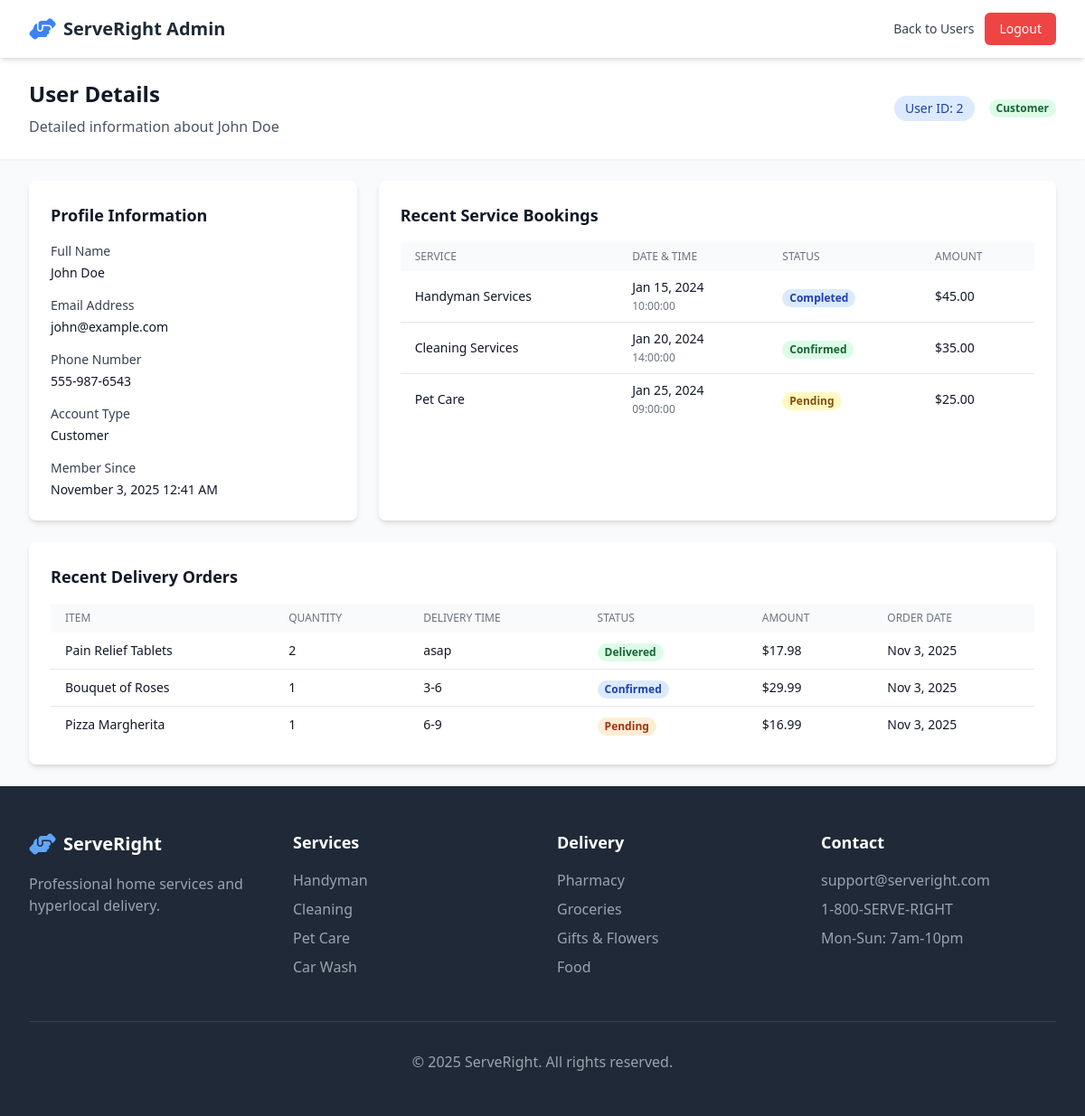
The page /admin_user_details.php?id=2 (signed in) on the database its author committed.
### tables this page shows
CREATE TABLE users (
    id INT AUTO_INCREMENT PRIMARY KEY,
    full_name VARCHAR(100) NOT NULL,
    email VARCHAR(100) UNIQUE NOT NULL,
    phone VARCHAR(20),
    password VARCHAR(255) NOT NULL,
    user_type ENUM('customer', 'admin') DEFAULT 'customer',
    created_at TIMESTAMP DEFAULT CURRENT_TIMESTAMP
);

CREATE TABLE service_bookings (
    id INT AUTO_INCREMENT PRIMARY KEY,
    user_id INT,
    service_id INT,
    booking_date DATE NOT NULL,
    booking_time TIME NOT NULL,
    special_requests TEXT,
    status ENUM('pending', 'confirmed', 'completed', 'cancelled') DEFAULT 'pending',
    total_amount DECIMAL(10,2),
    created_at TIMESTAMP DEFAULT CURRENT_TIMESTAMP,
    FOREIGN KEY (user_id) REFERENCES users(id),
    FOREIGN KEY (service_id) REFERENCES services(id)
);

CREATE TABLE services (
    id INT AUTO_INCREMENT PRIMARY KEY,
    name VARCHAR(100) NOT NULL,
    description TEXT,
    price DECIMAL(10,2),
    category VARCHAR(50),
    image_url VARCHAR(255),
    is_active BOOLEAN DEFAULT TRUE
);

CREATE TABLE delivery_orders (
    id INT AUTO_INCREMENT PRIMARY KEY,
    user_id INT,
    item_id INT,
    quantity INT DEFAULT 1,
    delivery_address TEXT NOT NULL,
    delivery_instructions TEXT,
    delivery_time VARCHAR(50),
    total_amount DECIMAL(10,2),
    status ENUM('pending', 'confirmed', 'out_for_delivery', 'delivered', 'cancelled') DEFAULT 'pending',
    created_at TIMESTAMP DEFAULT CURRENT_TIMESTAMP,
    FOREIGN KEY (user_id) REFERENCES users(id),
    FOREIGN KEY (item_id) REFERENCES delivery_items(id)
);

CREATE TABLE delivery_items (
    id INT AUTO_INCREMENT PRIMARY KEY,
    category_id INT,
    name VARCHAR(100) NOT NULL,
    description TEXT,
    price DECIMAL(10,2) NOT NULL,
    image_url VARCHAR(255),
    is_available BOOLEAN DEFAULT TRUE,
    FOREIGN KEY (category_id) REFERENCES delivery_categories(id)
);

### admin_user_details.php (the view, shortened to what this page needs)
<?php
$user_id = intval($_GET['id']);
$conn = get_db_connection();
$user_sql = "SELECT * FROM users WHERE id = ?";
$user_stmt = mysqli_prepare($conn, $user_sql);
mysqli_stmt_bind_param($user_stmt, "i", $user_id);
mysqli_stmt_execute($user_stmt);
$user = mysqli_stmt_get_result($user_stmt)->fetch_assoc();
$bookings_sql = "SELECT sb.*, s.name as service_name
                 FROM service_bookings sb
                 JOIN services s ON sb.service_id = s.id
                 WHERE sb.user_id = ?
                 ORDER BY sb.created_at DESC
                 LIMIT 10";
$bookings_stmt = mysqli_prepare($conn, $bookings_sql);
mysqli_stmt_bind_param($bookings_stmt, "i", $user_id);
mysqli_stmt_execute($bookings_stmt);
$bookings = mysqli_stmt_get_result($bookings_stmt)->fetch_all(MYSQLI_ASSOC);
$orders_sql = "SELECT do.*, di.name as item_name
               FROM delivery_orders do
               JOIN delivery_items di ON do.item_id = di.id
               WHERE do.user_id = ?
               ORDER BY do.created_at DESC
               LIMIT 10";
$orders_stmt = mysqli_prepare($conn, $orders_sql);
mysqli_stmt_bind_param($orders_stmt, "i", $user_id);
mysqli_stmt_execute($orders_stmt);
$orders = mysqli_stmt_get_result($orders_stmt)->fetch_all(MYSQLI_ASSOC);
?>
<!DOCTYPE html>
<html lang="en">
<head>
    <script src="https://cdn.tailwindcss.com"></script>
    <link rel="stylesheet" href="https://cdnjs.cloudflare.com/ajax/libs/font-awesome/6.4.0/css/all.min.css">
</head>
<body class="bg-gray-50">
    <nav class="bg-white shadow-md sticky top-0 z-50">
        <div class="max-w-7xl mx-auto px-4 sm:px-6 lg:px-8">
            <div class="flex justify-between h-16">
                <div class="flex items-center">
                    <a href="index.php" class="flex-shrink-0 flex items-center">
                        <i class="fas fa-hands-helping text-blue-500 text-2xl mr-2"></i>
                        <span class="font-bold text-xl text-gray-800">ServeRight Admin</span>
                    </a>
                </div>
                <div class="flex items-center">
                    <div class="hidden md:ml-4 md:flex md:items-center space-x-3">
                        <a href="admin_users.php" class="text-gray-700 hover:text-blue-600 text-sm font-medium">Back to Users</a>
                        <a href="logout.php" class="bg-red-500 hover:bg-red-600 text-white px-4 py-2 rounded-md text-sm font-medium">Logout</a>
                    </div>
                </div>
            </div>
        </div>
    </nav>
    <section class="bg-white shadow-sm">
        <div class="max-w-7xl mx-auto px-4 sm:px-6 lg:px-8 py-6">
            <div class="flex items-center justify-between">
                <div>
                    <h1 class="text-2xl font-bold text-gray-900">User Details</h1>
                    <p class="text-gray-600 mt-2">Detailed information about <?php echo htmlspecialchars($user['full_name']); ?></p>
                </div>
                <div class="flex items-center space-x-4">
                    <span class="bg-blue-100 text-blue-800 px-3 py-1 rounded-full text-sm font-medium">
                        User ID: <?php echo $user['id']; ?>
                    </span>
                    <span class="px-2 inline-flex text-xs leading-5 font-semibold rounded-full
                        <?php echo $user['user_type'] === 'admin' ? 'bg-purple-100 text-purple-800' : 'bg-green-100 text-green-800'; ?>">
                        <?php echo ucfirst($user['user_type']); ?>
                    </span>
                </div>
            </div>
        </div>
    </section>
    <section class="py-6">
        <div class="max-w-7xl mx-auto px-4 sm:px-6 lg:px-8">
            <div class="grid grid-cols-1 lg:grid-cols-3 gap-6">
                <div class="bg-white rounded-lg shadow-md p-6">
                    <h2 class="text-lg font-semibold text-gray-900 mb-4">Profile Information</h2>
                    <div class="space-y-4">
                        <div>
                            <label class="block text-sm font-medium text-gray-700">Full Name</label>
                            <p class="mt-1 text-sm text-gray-900"><?php echo htmlspecialchars($user['full_name']); ?></p>
                        </div>
                        <div>
                            <label class="block text-sm font-medium text-gray-700">Email Address</label>
                            <p class="mt-1 text-sm text-gray-900"><?php echo htmlspecialchars($user['email']); ?></p>
                        </div>
                        <div>
                            <label class="block text-sm font-medium text-gray-700">Phone Number</label>
                            <p class="mt-1 text-sm text-gray-900"><?php echo htmlspecialchars($user['phone'] ?: 'Not provided'); ?></p>
                        </div>
                        <div>
                            <label class="block text-sm font-medium text-gray-700">Account Type</label>
                            <p class="mt-1 text-sm text-gray-900"><?php echo ucfirst($user['user_type']); ?></p>
                        </div>
                        <div>
                            <label class="block text-sm font-medium text-gray-700">Member Since</label>
                            <p class="mt-1 text-sm text-gray-900"><?php echo date('F j, Y g:i A', strtotime($user['created_at'])); ?></p>
                        </div>
                    </div>
                </div>
                <div class="bg-white rounded-lg shadow-md p-6 lg:col-span-2">
                    <h2 class="text-lg font-semibold text-gray-900 mb-4">Recent Service Bookings</h2>
                    <?php if (empty($bookings)): ?>
                        <p class="text-gray-600 text-center py-4">No service bookings found</p>
                    <?php else: ?>
                        <div class="overflow-x-auto">
                            <table class="w-full">
                                <thead class="bg-gray-50">
                                    <tr>
                                        <th class="px-4 py-2 text-left text-xs font-medium text-gray-500 uppercase">Service</th>
                                        <th class="px-4 py-2 text-left text-xs font-medium text-gray-500 uppercase">Date & Time</th>
                                        <th class="px-4 py-2 text-left text-xs font-medium text-gray-500 uppercase">Status</th>
                                        <th class="px-4 py-2 text-left text-xs font-medium text-gray-500 uppercase">Amount</th>
                                    </tr>
                                </thead>
                                <tbody class="divide-y divide-gray-200">
                                    <?php foreach ($bookings as $booking): ?>
                                        <tr>
                                            <td class="px-4 py-2 text-sm text-gray-900"><?php echo $booking['service_name']; ?></td>
                                            <td class="px-4 py-2 text-sm text-gray-900">
                                                <?php echo date('M j, Y', strtotime($booking['booking_date'])); ?><br>
                                                <span class="text-gray-500 text-xs"><?php echo $booking['booking_time']; ?></span>
                                            </td>
                                            <td class="px-4 py-2">
                                                <span class="px-2 inline-flex text-xs leading-5 font-semibold rounded-full
                                                    <?php echo $booking['status'] === 'confirmed' ? 'bg-green-100 text-green-800' :
                                                           ($booking['status'] === 'pending' ? 'bg-yellow-100 text-yellow-800' :
                                                           ($booking['status'] === 'completed' ? 'bg-blue-100 text-blue-800' : 'bg-red-100 text-red-800')); ?>">
                                                    <?php echo ucfirst($booking['status']); ?>
                                                </span>
                                            </td>
                                            <td class="px-4 py-2 text-sm text-gray-900">$<?php echo $booking['total_amount']; ?></td>
                                        </tr>
                                    <?php endforeach; ?>
                                </tbody>
                            </table>
                        </div>
                    <?php endif; ?>
                </div>
                <div class="bg-white rounded-lg shadow-md p-6 lg:col-span-3">
                    <h2 class="text-lg font-semibold text-gray-900 mb-4">Recent Delivery Orders</h2>
                    <?php if (empty($orders)): ?>
                        <p class="text-gray-600 text-center py-4">No delivery orders found</p>
                    <?php else: ?>
                        <div class="overflow-x-auto">
                            <table class="w-full">
                                <thead class="bg-gray-50">
                                    <tr>
                                        <th class="px-4 py-2 text-left text-xs font-medium text-gray-500 uppercase">Item</th>
                                        <th class="px-4 py-2 text-left text-xs font-medium text-gray-500 uppercase">Quantity</th>
                                        <th class="px-4 py-2 text-left text-xs font-medium text-gray-500 uppercase">Delivery Time</th>
                                        <th class="px-4 py-2 text-left text-xs font-medium text-gray-500 uppercase">Status</th>
                                        <th class="px-4 py-2 text-left text-xs font-medium text-gray-500 uppercase">Amount</th>
                                        <th class="px-4 py-2 text-left text-xs font-medium text-gray-500 uppercase">Order Date</th>
                                    </tr>
                                </thead>
                                <tbody class="divide-y divide-gray-200">
                                    <?php foreach ($orders as $order): ?>
                                        <tr>
                                            <td class="px-4 py-2 text-sm text-gray-900"><?php echo $order['item_name']; ?></td>
                                            <td class="px-4 py-2 text-sm text-gray-900"><?php echo $order['quantity']; ?></td>
                                            <td class="px-4 py-2 text-sm text-gray-900"><?php echo $order['delivery_time']; ?></td>
                                            <td class="px-4 py-2">
                                                <span class="px-2 inline-flex text-xs leading-5 font-semibold rounded-full
                                                    <?php echo $order['status'] === 'delivered' ? 'bg-green-100 text-green-800' :
                                                           ($order['status'] === 'confirmed' ? 'bg-blue-100 text-blue-800' :
                                                           ($order['status'] === 'out_for_delivery' ? 'bg-yellow-100 text-yellow-800' :
                                                           ($order['status'] === 'pending' ? 'bg-orange-100 text-orange-800' : 'bg-red-100 text-red-800'))); ?>">
                                                    <?php echo ucfirst(str_replace('_', ' ', $order['status'])); ?>
                                                </span>
                                            </td>
                                            <td class="px-4 py-2 text-sm text-gray-900">$<?php echo $order['total_amount']; ?></td>
                                            <td class="px-4 py-2 text-sm text-gray-900"><?php echo date('M j, Y', strtotime($order['created_at'])); ?></td>
                                        </tr>
                                    <?php endforeach; ?>
                                </tbody>
                            </table>
                        </div>
                    <?php endif; ?>
                </div>
            </div>
        </div>
    </section>
    <?php include 'footer.php'; ?>
</body>
</html>

### rows shown on the page
users: full_name "John Doe", id "2", user_type "Customer", email "john@example.com", phone "555-987-6543", created_at "November 3, 2025 12:41 AM"
service_bookings: service.name "Handyman Services", booking_date "Jan 15, 2024", booking_time "10:00:00", status "Completed", total_amount "45.00"
service_bookings: service.name "Cleaning Services", booking_date "Jan 20, 2024", booking_time "14:00:00", status "Confirmed", total_amount "35.00"
service_bookings: service.name "Pet Care", booking_date "Jan 25, 2024", booking_time "09:00:00", status "Pending", total_amount "25.00"
delivery_orders: item.name "Pain Relief Tablets", quantity "2", delivery_time "asap", status "Delivered", total_amount "17.98", created_at "Nov 3, 2025"
delivery_orders: item.name "Bouquet of Roses", quantity "1", delivery_time "3-6", status "Confirmed", total_amount "29.99", created_at "Nov 3, 2025"
delivery_orders: item.name "Pizza Margherita", quantity "1", delivery_time "6-9", status "Pending", total_amount "16.99", created_at "Nov 3, 2025"
